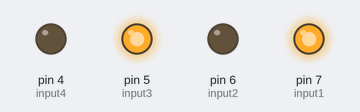
Bench run of a sketch on a simulated Arduino Uno, built with avr-gcc and run on an emulated ATmega328P. Shown: output pins drawn as LEDs (lit = HIGH).

Above: at 1.2 s.
At 3.0 s:
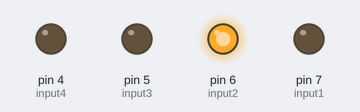
At 8.2 s:
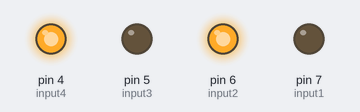
At 10.0 s:
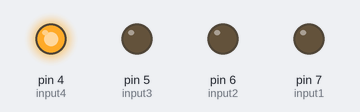
At 11.7 s:
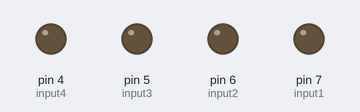
Timing chart, 0 to 16.9 s (numbered marks = the images above):
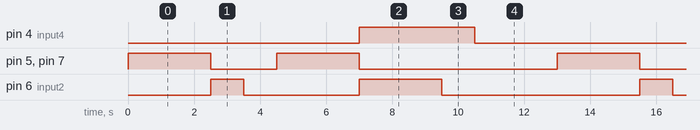

The sketch:

ArduinoRobotMovement.ino
```cpp
//Declares input of the motors
int input1 = 7; //Forward pin of the right wheel
int input2 = 6; //Backward pin of the right wheel
int input3 = 5; //Forward pin of the left wheel
int input4 = 4; //Backward pint of the left wheel

//initialize the digital pin as an output.
void setup()
{
  pinMode(input1, OUTPUT);
  pinMode(input2, OUTPUT);
  pinMode(input3, OUTPUT);
  pinMode(input4, OUTPUT);
}


void loop() {

  goUp();
  delay(2500);
  goRight();
  delay(1000);
  goUp();
  delay(2500);
  goDown();
  delay(2500);
  goLeft();
  delay(2500);

}


//This function makes the robot go FORWARD
void goUp(){
  digitalWrite(input1, HIGH);  //This pin is the forward pin of the right wheel
  digitalWrite(input2, LOW);     //This pin is the backward pin of the right wheel
  digitalWrite(input3, HIGH); //This pin is the forward pin of the left wheel
  digitalWrite(input4, LOW);  //This pin is the backward pin of the left wheel
}

//This function makes the robot go BACKWARD
void goDown(){
  digitalWrite(input1, LOW);  //This pin is the forward pin of the right wheel
  digitalWrite(input2, HIGH);     //This pin is the backward pin of the right wheel
  digitalWrite(input3, LOW); //This pin is the forward pin of the left wheel
  digitalWrite(input4, HIGH);  //This pin is the backward pin of the left wheel
}

//This function makes the robot turn LEFT
void goLeft(){
  digitalWrite(input1, LOW);  //This pin is the forward pin of the right wheel
  digitalWrite(input2, LOW);     //This pin is the backward pin of the right wheel
  digitalWrite(input3, LOW); //This pin is the forward pin of the left wheel
  digitalWrite(input4, HIGH);  //This pin is the backward pin of the left wheel
  delay(1000);
  digitalWrite(input1, LOW);  //This pin is the forward pin of the right wheel
  digitalWrite(input2, LOW);     //This pin is the backward pin of the right wheel
  digitalWrite(input3, LOW); //This pin is the forward pin of the left wheel
  digitalWrite(input4, LOW);  //This pin is the backward pin of the left wheel
}

//This function makes the robot turn RIGHT
void goRight(){
  digitalWrite(input1, LOW);  //This pin is the forward pin of the right wheel
  digitalWrite(input2, HIGH);     //This pin is the backward pin of the right wheel
  digitalWrite(input3, LOW); //This pin is the forward pin of the left wheel
  digitalWrite(input4, LOW);  //This pin is the backward pin of the left wheel
  delay(1000);
  digitalWrite(input1, LOW);  //This pin is the forward pin of the right wheel
  digitalWrite(input2, LOW);     //This pin is the backward pin of the right wheel
  digitalWrite(input3, LOW); //This pin is the forward pin of the left wheel
  digitalWrite(input4, LOW);  //This pin is the backward pin of the left wheel
}
```

Measured:
- by itself, pin 4 (input4): alternates HIGH for 3.5 s and LOW for 9.5 s
- by itself, pin 5 (input3), pin 7 (input1): repeats every 13.0 s: LOW 2.0 s, HIGH 2.5 s, LOW 6.0 s, HIGH 2.5 s
- by itself, pin 6 (input2): repeats every 13.0 s: LOW 3.5 s, HIGH 2.5 s, LOW 6.0 s, HIGH 1.0 s
